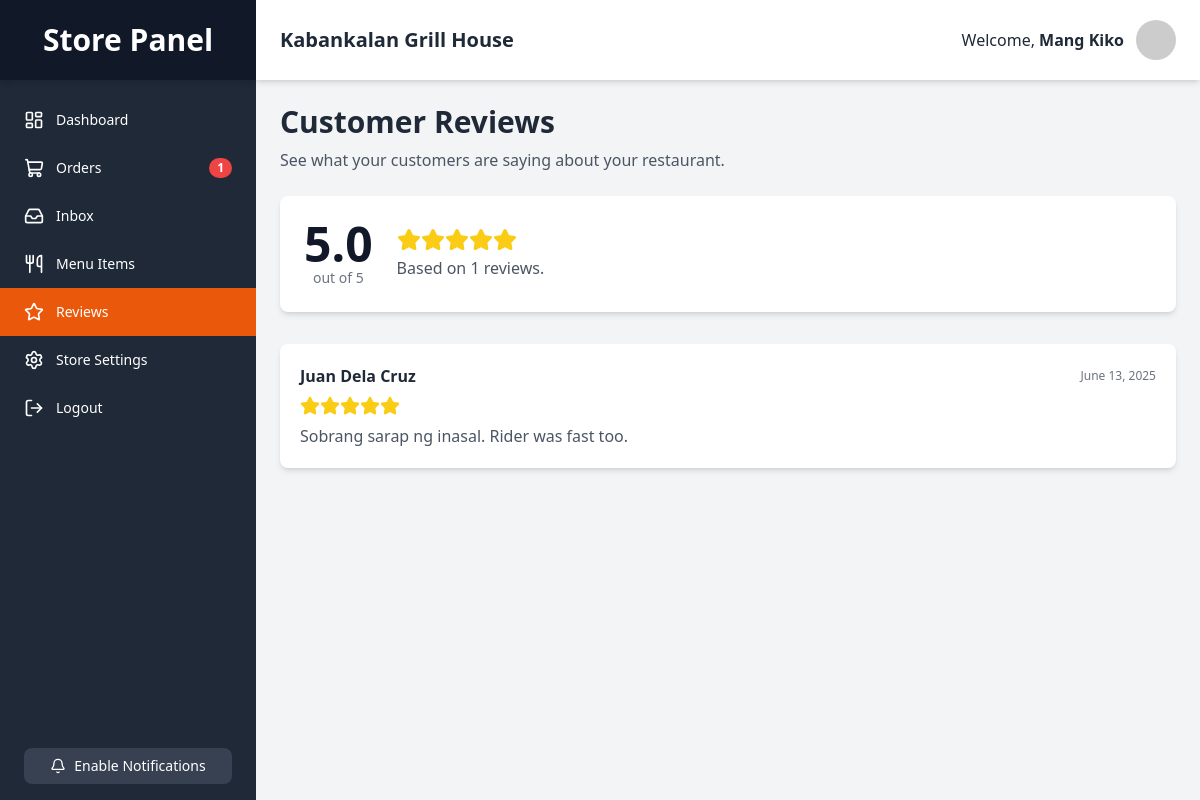
Screenshot of /store/reviews.php (signed in) with the database file from the repository.
### tables this page shows
CREATE TABLE `reviews` (
  `id` INT NOT NULL AUTO_INCREMENT,
  `order_id` INT NOT NULL,
  `customer_id` INT NOT NULL,
  `restaurant_id` INT NOT NULL,
  `rating` TINYINT NOT NULL CHECK (`rating` >= 1 AND `rating` <= 5),  
  `comment` TEXT DEFAULT NULL,
  `review_date` TIMESTAMP NOT NULL DEFAULT CURRENT_TIMESTAMP,
  PRIMARY KEY (`id`),
  UNIQUE KEY `unique_order_review` (`order_id`),  
  FOREIGN KEY (`order_id`) REFERENCES `orders`(`id`) ON DELETE CASCADE,
  FOREIGN KEY (`customer_id`) REFERENCES `users`(`id`) ON DELETE CASCADE,
  FOREIGN KEY (`restaurant_id`) REFERENCES `restaurants`(`id`) ON DELETE CASCADE
);

CREATE TABLE `users` (
  `id` INT NOT NULL AUTO_INCREMENT,
  `full_name` VARCHAR(255) NOT NULL,
  `email` VARCHAR(255) NOT NULL,
  `password` VARCHAR(255) NOT NULL,
  `role` ENUM('customer', 'rider', 'store') NOT NULL,
  `address` VARCHAR(255) DEFAULT NULL,
  `city` VARCHAR(255) DEFAULT NULL,
  `latitude` DECIMAL(10, 8) DEFAULT NULL,
  `longitude` DECIMAL(11, 8) DEFAULT NULL,
  `show_activities` BOOLEAN NOT NULL DEFAULT FALSE,
  `account_type` VARCHAR(50) NOT NULL DEFAULT 'free',
  `created_at` TIMESTAMP NOT NULL DEFAULT CURRENT_TIMESTAMP,
  PRIMARY KEY (`id`),
  UNIQUE INDEX `email_UNIQUE` (`email`)
);

### store/reviews.php (the view, shortened to what this page needs)
<?php
$link = mysqli_connect(DB_HOST, DB_USER, DB_PASS, DB_NAME);
$store_owner_id = $_SESSION['id'];
$restaurant_id = null;
$reviews = [];
$stats = ['avg_rating' => 0, 'review_count' => 0];
$sql_resto_info = "SELECT id, name FROM restaurants WHERE user_id = ? LIMIT 1";
if($stmt_resto = mysqli_prepare($link, $sql_resto_info)){
    mysqli_stmt_bind_param($stmt_resto, "i", $store_owner_id);
    mysqli_stmt_execute($stmt_resto);
    mysqli_stmt_bind_result($stmt_resto, $r_id, $r_name);
    if(mysqli_stmt_fetch($stmt_resto)){
        $restaurant_id = $r_id;
    }
}
if ($restaurant_id) {
    $sql_stats = "SELECT AVG(rating) as avg_rating, COUNT(id) as review_count FROM reviews WHERE restaurant_id = ?";
    if($stmt_stats = mysqli_prepare($link, $sql_stats)){
        mysqli_stmt_bind_param($stmt_stats, "i", $restaurant_id);
        mysqli_stmt_execute($stmt_stats);
        $result = mysqli_stmt_get_result($stmt_stats);
        $fetched_stats = mysqli_fetch_assoc($result);
        if($fetched_stats) {
            $stats = $fetched_stats;
        }
    }
    $sql_reviews = "
        SELECT rev.rating, rev.comment, rev.review_date, u.full_name as customer_name
        FROM reviews rev
        JOIN users u ON rev.customer_id = u.id
        WHERE rev.restaurant_id = ?
        ORDER BY rev.review_date DESC";
    if ($stmt_reviews = mysqli_prepare($link, $sql_reviews)) {
        mysqli_stmt_bind_param($stmt_reviews, "i", $restaurant_id);
        mysqli_stmt_execute($stmt_reviews);
        $result_reviews = mysqli_stmt_get_result($stmt_reviews);
        $reviews = mysqli_fetch_all($result_reviews, MYSQLI_ASSOC);
    }
}
?>
<!DOCTYPE html>
<html lang="en">
<head>
    <script src="https://cdn.tailwindcss.com"></script>
    <link rel="stylesheet" href="../style.css">
</head>
<body class="bg-gray-100 font-sans">
    <div class="flex h-screen bg-gray-100">
        <?php require_once 'partials/sidebar.php'; ?>
        <div class="flex flex-col flex-1 overflow-y-auto">
            <?php require_once 'partials/header.php'; ?>
            <div class="p-4 md:p-6">
                <h1 class="text-3xl font-bold text-gray-800 mb-2">Customer Reviews</h1>
                <p class="text-gray-600 mb-6">See what your customers are saying about your restaurant.</p>
                <div class="bg-white p-6 rounded-lg shadow-md mb-8 flex items-center space-x-6">
                    <div class="flex-shrink-0">
                        <p class="text-5xl font-bold text-gray-900"><?php echo number_format($stats['avg_rating'] ?? 0, 1); ?></p>
                        <p class="text-sm text-gray-500 text-center">out of 5</p>
                    </div>
                    <div>
                         <div class="flex items-center">
                            <?php for($i = 0; $i < 5; $i++): ?>
                                <i data-lucide="star" class="w-6 h-6 <?php echo $i < round($stats['avg_rating'] ?? 0) ? 'text-yellow-400 fill-current' : 'text-gray-300'; ?>"></i>
                            <?php endfor; ?>
                        </div>
                        <p class="mt-1 text-gray-600">Based on <?php echo $stats['review_count'] ?? 0; ?> reviews.</p>
                    </div>
                </div>
                <div class="space-y-6">
                    <?php if (empty($reviews)): ?>
                        <div class="text-center py-16 bg-white rounded-lg shadow-md">
                            <p class="text-gray-500">You have no reviews yet.</p>
                        </div>
                    <?php else: foreach($reviews as $review): ?>
                    <div class="bg-white p-5 rounded-lg shadow-md">
                        <div class="flex items-center justify-between">
                            <p class="font-bold text-gray-800"><?php echo htmlspecialchars($review['customer_name']); ?></p>
                            <span class="text-xs text-gray-500"><?php echo date("F d, Y", strtotime($review['review_date'])); ?></span>
                        </div>
                        <div class="flex items-center my-2">
                            <?php for($i = 0; $i < 5; $i++): ?>
                                <i data-lucide="star" class="w-5 h-5 <?php echo $i < $review['rating'] ? 'text-yellow-400 fill-current' : 'text-gray-300'; ?>"></i>
                            <?php endfor; ?>
                        </div>
                        <p class="text-gray-600"><?php echo htmlspecialchars($review['comment']); ?></p>
                    </div>
                    <?php endforeach; endif; ?>
                </div>
            </div>
        </div>
    </div>
</body>
</html>

### style.css (style rules this page uses)
body { font-family: 'Inter', sans-serif; }

### rows the page displays
reviews: customer.full_name "Juan Dela Cruz", review_date "June 13, 2025", rating 5 (drawn), comment "Sobrang sarap ng inasal. Rider was fast too."

### other values shown
$new_order_count "1"
$store_name "Kabankalan Grill House"
$_SESSION["name"] "Mang Kiko"
$stats['avg_rating'] "5.0"
$stats['review_count'] "1"
